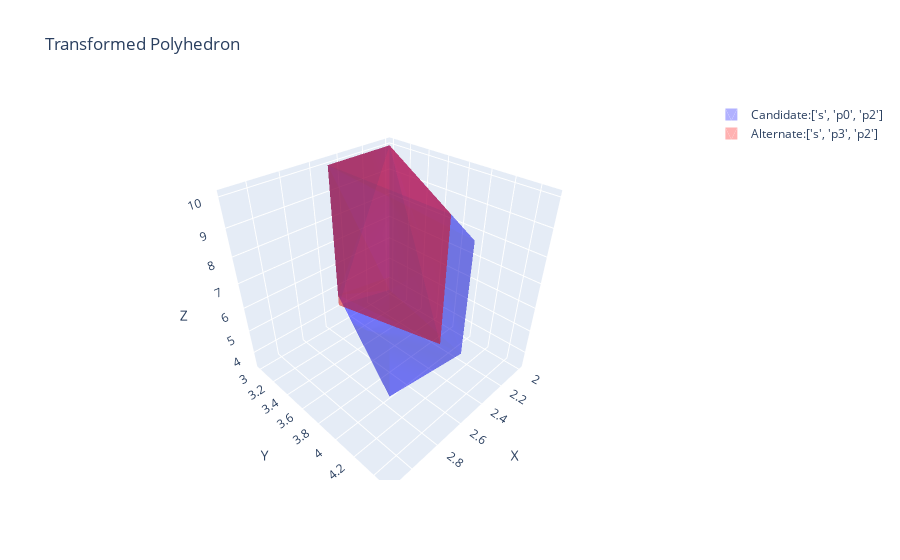
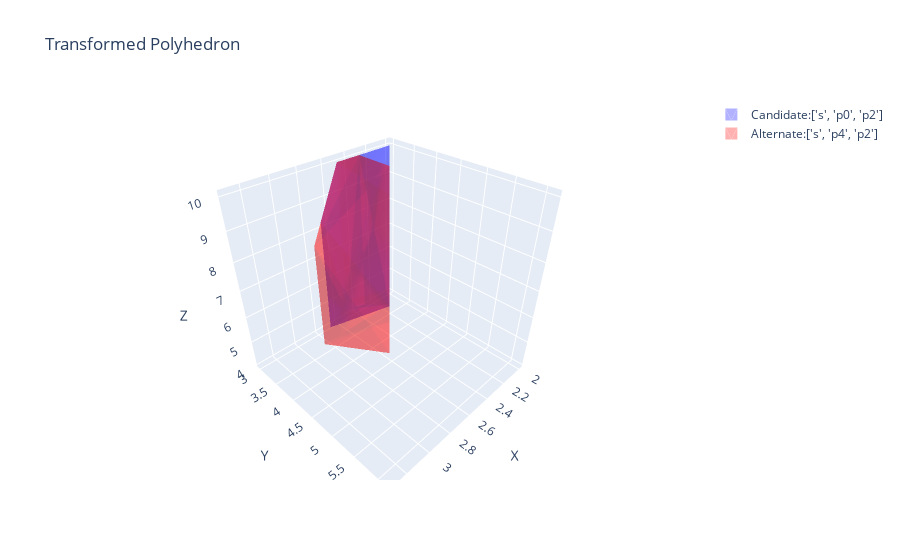
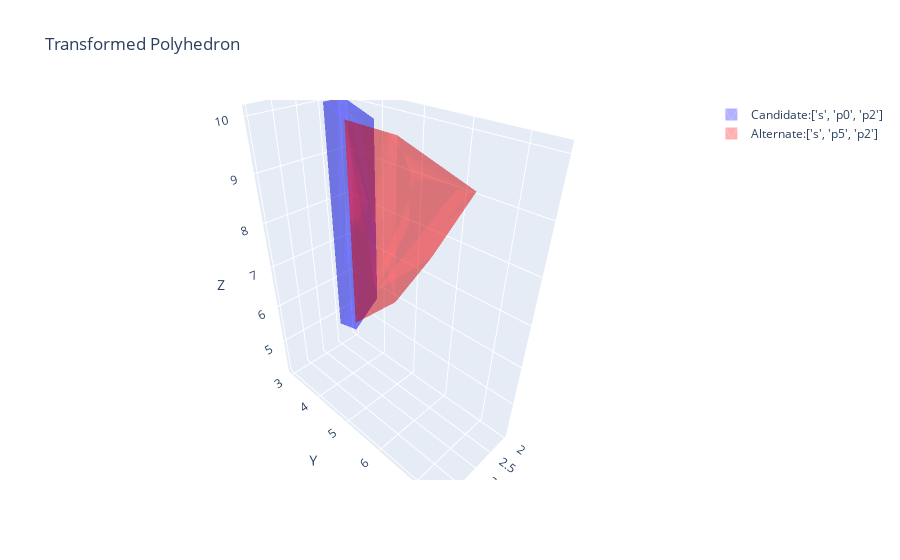

Notebook code cell kept with these figures, in order:
### Code cell
domination_checker.plot_containment(n_a, [n_b], cost_upper_bound=cost_upper_bound)
domination_checker.plot_containment(n_a, [n_c], cost_upper_bound=cost_upper_bound)
domination_checker.plot_containment(n_a, [n_d], cost_upper_bound=cost_upper_bound)
